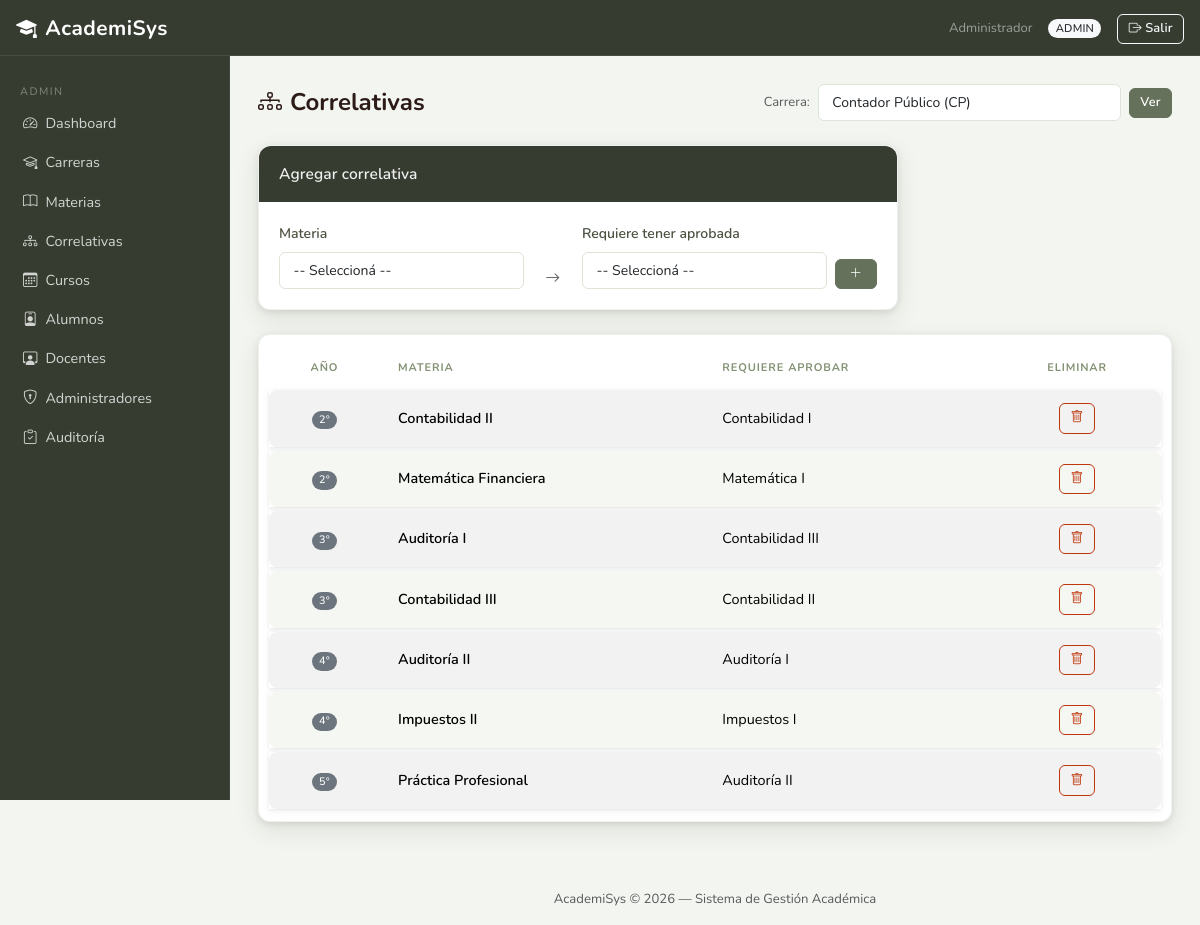
The page /index.php?controller=admin&action=correlativas (signed in) on the database its author committed.
### tables this page shows
CREATE TABLE `correlativa` (
  `CodMateria` varchar(10) NOT NULL,
  `CodCorrelativa` varchar(10) NOT NULL
);

CREATE TABLE `materia` (
  `CodMateria` varchar(10) NOT NULL,
  `NomMateria` varchar(150) NOT NULL,
  `CodCarrera` varchar(10) DEFAULT NULL,
  `Anio` tinyint(3) UNSIGNED DEFAULT NULL,
  `ContMinimos` text DEFAULT NULL,
  `Activo` tinyint(1) NOT NULL DEFAULT 1
);

### core/Controller.php (called while the page is built, shortened)
<?php
abstract class Controller {
    protected function render(string $view, array $data = []): void {
        extract($data);
        require_once BASE_PATH . '/views/layouts/header.php';
        require_once BASE_PATH . "/views/{$view}.php";
        require_once BASE_PATH . '/views/layouts/footer.php';
    }
}

### controllers/AdminController.php (called while the page is built, shortened)
<?php
class AdminController extends Controller {
    private AdminModel     $adminModel;
    public function __construct() {
        $this->adminModel     = new AdminModel();
    }
    public function correlativas(): void {
        $carreras   = $this->adminModel->getCarrerasList();
        $carreraSel = trim($_GET['carrera'] ?? '');
        if ($carreraSel === '' && !empty($carreras)) {
            $carreraSel = $carreras[0]['CodCarrera'];
        }
        $correlativas = $this->adminModel->getCorrelativasList($carreraSel);
        $this->render('admin/correlativas', compact('correlativas', 'materias', 'carreras', 'carreraSel'));
    }
}

### core/Router.php (called while the page is built, shortened)
<?php
class Router {
    public function dispatch(): void {
        $action     = preg_replace('/[^a-zA-Z]/', '', $_GET['action'] ?? 'login');
        $obj = new $className();
        $obj->$action();
    }
}

### index.php (called while the page is built, shortened)
<?php
require_once BASE_PATH . '/config/database.php';
require_once BASE_PATH . '/core/Model.php';
require_once BASE_PATH . '/core/Controller.php';
require_once BASE_PATH . '/core/Router.php';
$router = new Router();
$router->dispatch();

### config/database.php (called while the page is built, shortened)
<?php
class Database {
    private static ?PDO $instance = null;
    public static function getConnection(): PDO {
        if (self::$instance === null) {
            $dsn  = 'mysql:host=localhost;dbname=academisys;charset=utf8mb4';
            $opts = [
                PDO::ATTR_ERRMODE            => PDO::ERRMODE_EXCEPTION,
                PDO::ATTR_DEFAULT_FETCH_MODE => PDO::FETCH_ASSOC,
                PDO::ATTR_EMULATE_PREPARES   => false,
            ];
            self::$instance = new PDO($dsn, 'root', '', $opts);
        }
        return self::$instance;
    }
}

### core/Model.php (called while the page is built, shortened)
<?php
abstract class Model {
    public function __construct() {
        $this->db = Database::getConnection();
    }
}

### models/AdminModel.php (called while the page is built, shortened)
<?php
class AdminModel extends Model {
    public function getCarrerasList(): array {
        $stmt = $this->db->prepare("SELECT CodCarrera, NomCarrera, DurAnios FROM Carrera ORDER BY NomCarrera");
        $stmt->execute();
        return $stmt->fetchAll();
    }
    public function getCorrelativasList(?string $codCarrera = null): array {
        $where  = $codCarrera ? "WHERE m1.CodCarrera = :carrera" : "";
        $params = $codCarrera ? [':carrera' => $codCarrera] : [];
        $stmt = $this->db->prepare("
            SELECT co.CodMateria, m1.NomMateria,
                   co.CodCorrelativa, m2.NomMateria AS NomCorrelativa,
                   m1.CodCarrera, m1.Anio
              FROM Correlativa co
              JOIN Materia m1 ON m1.CodMateria = co.CodMateria
              JOIN Materia m2 ON m2.CodMateria = co.CodCorrelativa
              {$where}
             ORDER BY m1.CodCarrera, m1.Anio, m1.NomMateria, m2.NomMateria
        ");
        $stmt->execute($params);
        return $stmt->fetchAll();
    }
}

### views/admin/correlativas.php (the view, shortened to what this page needs)
<div class="d-flex justify-content-between align-items-center mb-4">
    <h4 class="fw-bold mb-0"><i class="bi bi-diagram-3 me-2"></i>Correlativas</h4>
    <form method="get" action="index.php" class="d-flex align-items-center gap-2">
        <label class="text-muted small mb-0">Carrera:</label>
        <select name="carrera" class="form-select form-select-sm" style="width:auto">
            <?php foreach ($carreras as $c): ?>
            <option value="<?= htmlspecialchars($c['CodCarrera']) ?>" <?= $carreraSel === $c['CodCarrera'] ? 'selected' : '' ?>>
                <?= htmlspecialchars($c['NomCarrera']) ?> (<?= htmlspecialchars($c['CodCarrera']) ?>)
            </option>
            <?php endforeach; ?>
        </select>
        <button type="submit" class="btn btn-primary btn-sm">Ver</button>
    </form>
</div>
<div class="card border-0 shadow-sm mb-4" style="max-width:640px">
    <div class="card-header fw-semibold bg-light">Agregar correlativa</div>
    <div class="card-body">
        <?php if (empty($materias)): ?>
            <p class="text-muted small mb-0">Esta carrera no tiene materias activas para relacionar.</p>
        <?php else: ?>
        <form method="post" action="index.php?controller=admin&action=agregarCorrelativa">
            <div class="row g-2 align-items-end">
                <div class="col-md-5">
                    <label class="form-label small fw-semibold">Materia</label>
                    <select name="CodMateria" class="form-select form-select-sm" required>
                        <option value="">-- Seleccioná --</option>
                    </select>
                </div>
                <div class="col-md-1 text-center pt-3">
                    <i class="bi bi-arrow-right text-muted"></i>
                </div>
                <div class="col-md-5">
                    <label class="form-label small fw-semibold">Requiere tener aprobada</label>
                    <select name="CodCorrelativa" class="form-select form-select-sm" required>
                        <option value="">-- Seleccioná --</option>
                    </select>
                </div>
                <div class="col-md-1">
                    <button type="submit" class="btn btn-primary btn-sm w-100">
                        <i class="bi bi-plus-lg"></i>
                    </button>
                </div>
            </div>
        </form>
        <?php endif; ?>
    </div>
</div>
<div class="card border-0 shadow-sm">
    <div class="card-body p-0">
        <table class="table table-striped table-hover table-bordered mb-0">
            <thead class="table-dark">
                <tr>
                    <th class="text-center">Año</th>
                    <th>Materia</th>
                    <th>Requiere aprobar</th>
                    <th class="text-center">Eliminar</th>
                </tr>
            </thead>
            <tbody>
            <?php if (empty($correlativas)): ?>
                <tr>
                    <td colspan="4" class="text-center text-muted py-3">Esta carrera no tiene correlativas cargadas.</td>
                </tr>
            <?php else: ?>
                <?php foreach ($correlativas as $co): ?>
                <tr>
                    <td class="text-center"><span class="badge bg-secondary"><?= (int)$co['Anio'] ?>°</span></td>
                    <td class="fw-semibold"><?= htmlspecialchars($co['NomMateria']) ?></td>
                    <td><?= htmlspecialchars($co['NomCorrelativa']) ?></td>
                    <td class="text-center">
                        <form method="post" action="index.php?controller=admin&action=eliminarCorrelativa"
                              onsubmit="return confirm('¿Eliminás esta correlativa?')">
                            <button type="submit" class="btn btn-outline-danger btn-sm">
                                <i class="bi bi-trash"></i>
                            </button>
                        </form>
                    </td>
                </tr>
                <?php endforeach; ?>
            <?php endif; ?>
            </tbody>
        </table>
    </div>
</div>

### assets/css/style.css (style rules this page uses)
:root { --br-900: #272E22; --br-800: #363D30; --br-700: #4A5240; --br-600: #65715A; --br-500: #849174; --br-400: #A3B090; --br-300: #C4CFBA; --br-200: #DDE5D8; --br-100: #ECF0E8; --br-50: #F3F5F0; --amber: #EF8C00; --amber-lt:#FFF8EC; --green: #4A7C4E; --green-lt:#EEF5EE; --teal: #00796B; --teal-lt: #E0F2F0; --rose: #BF360C; --rose-lt: #FBE9E7; --indigo: #3949AB; --indigo-lt:#EEF0FC; --shadow-sm: 0 1px 4px rgba(62,39,35,.07); --shadow-md: 0 4px 16px rgba(62,39,35,.13); --shadow-lg: 0 8px 32px rgba(62,39,35,.18); --radius: 10px; --radius-sm: 6px; }
body { background: var(--br-50); font-family: 'Nunito', sans-serif; font-size: .93rem; color: #2D1B17; }
h1,h2,h3,h4,h5,h6 { font-family:'Nunito',sans-serif; }
.card { border: 1px solid rgba(39,46,34,.07) !important; border-radius: 12px !important; box-shadow: 0 2px 6px rgba(39,46,34,.10), 0 8px 24px rgba(39,46,34,.10); transition: box-shadow .22s ease, transform .22s ease; background: #fff; }
.card-header { background: var(--br-800) !important; border-bottom: none !important; border-radius: 12px 12px 0 0 !important; font-family: 'Nunito', sans-serif; font-size: .97rem; font-weight: 700; color: rgba(255,255,255,.92); padding: 1rem 1.25rem; letter-spacing: .1px; }
.card-body { padding: 1.25rem; }
.card.shadow-sm, .card.shadow, .card.shadow-lg { box-shadow: 0 2px 6px rgba(39,46,34,.10), 0 8px 24px rgba(39,46,34,.10) !important; }
.table { border-collapse: separate !important; border-spacing: 0 4px !important; font-size: .9rem; margin: .5rem 0 !important; }
.card-body > .table, .card-body > .table-responsive .table { margin-left: .6rem !important; margin-right: .6rem !important; width: calc(100% - 1.2rem) !important; }
.table > :not(caption) > * > * { padding: .82rem 1.1rem; vertical-align: middle; border: none !important; }
.table > tbody > * > * { background-color: #fff; }
.table-dark { background: transparent !important; }
.table > thead.table-dark > tr > th, .table > thead.table-light > tr > th, .table > thead > tr > th { background: transparent !important; color: var(--br-500) !important; font-family: 'Nunito', sans-serif !important; font-size: .69rem; font-weight: 700; text-transform: uppercase; letter-spacing: .9px; border: none !important; padding-bottom: .6rem; }
.table > tbody > tr { box-shadow: 0 1px 3px rgba(39,46,34,.08), 0 2px 8px rgba(39,46,34,.05); transition: box-shadow .18s ease, transform .18s ease; }
.table > tbody > tr > td:first-child { border-radius: 8px 0 0 8px !important; }
.table > tbody > tr > td:last-child { border-radius: 0 8px 8px 0 !important; }
.table-bordered { border: none !important; }
.table-striped > tbody > tr:nth-of-type(even) > * { background-color: #F5F7F3 !important; }
.table-striped > tbody > tr:nth-of-type(odd) > * { background-color: #fff !important; }
.form-label { font-weight: 500; color: var(--br-700); font-size: .875rem; }
.form-control, .form-select { border-color: var(--br-200); border-radius: 8px; background: #fff; padding: .45rem .85rem; transition: border-color .15s ease, box-shadow .15s ease; }
.form-control-sm, .form-select-sm { border-radius: 6px; }
.btn { border-radius: 8px; font-weight: 600; font-size: .875rem; padding: .45rem .95rem; letter-spacing: .15px; transition: background .15s ease, border-color .15s ease, box-shadow .15s ease, transform .1s ease; }
.btn-sm { border-radius: 6px; font-size: .8rem; padding: .28rem .65rem; }
.btn-primary { background: var(--br-600); border-color: var(--br-600); color: #fff; }
.btn-outline-danger { color: var(--rose); border-color: var(--rose); }
.badge { border-radius:20px; font-weight:500; letter-spacing:.2px; }

### rows shown on the page
correlativa: CodMateria.Anio "2", CodMateria.NomMateria "Contabilidad II", CodCorrelativa.NomMateria "Contabilidad I"
correlativa: CodMateria.Anio "2", CodMateria.NomMateria "Matemática Financiera", CodCorrelativa.NomMateria "Matemática I"
correlativa: CodMateria.Anio "3", CodMateria.NomMateria "Auditoría I", CodCorrelativa.NomMateria "Contabilidad III"
correlativa: CodMateria.Anio "3", CodMateria.NomMateria "Contabilidad III", CodCorrelativa.NomMateria "Contabilidad II"
correlativa: CodMateria.Anio "4", CodMateria.NomMateria "Auditoría II", CodCorrelativa.NomMateria "Auditoría I"
correlativa: CodMateria.Anio "4", CodMateria.NomMateria "Impuestos II", CodCorrelativa.NomMateria "Impuestos I"
correlativa: CodMateria.Anio "5", CodMateria.NomMateria "Práctica Profesional", CodCorrelativa.NomMateria "Auditoría II"

### other values the page prints
$_SESSION['usuario']['NombreCompleto'] "Administrador"
$_SESSION['usuario']['NombreRol'] "ADMIN"
form field carrera "Contador Público (CP)"
